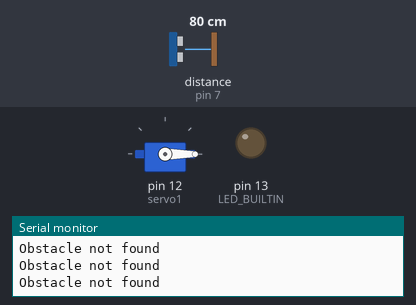
The sketch below on a simulated Arduino Uno, built with avr-gcc and run on an emulated ATmega328P. Shown: servo, output pins drawn as LEDs (lit = HIGH), the last lines printed to the serial monitor. Wiring (inferred from the names in the program): ultrasonic range finder: trigger pin 8; echo pin 7. Inputs (shaded band) come from the test bench; at power-on: distance to the obstacle (sensor on pin 7) 80 cm. The echo pulse lasts 58.3 µs per cm; pins used as bus, display or sensor lines are not drawn.

Above: at 1.2 s.
1.3 s: distance to the obstacle (sensor on pin 7) set to 13 cm
2.8 s: distance to the obstacle (sensor on pin 7) set to 10 cm
At 4.0 s:
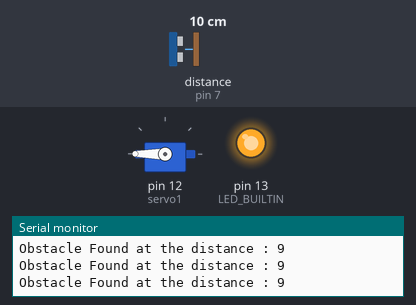
4.3 s: distance to the obstacle (sensor on pin 7) set to 18 cm
At 4.8 s:
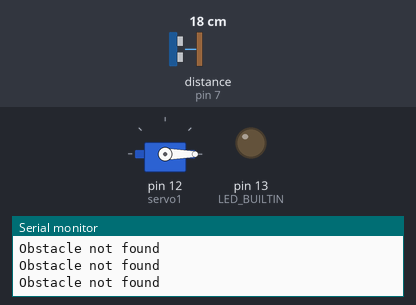
Timing chart, 0 to 7.3 s (numbered marks = the images above; inputs shaded):
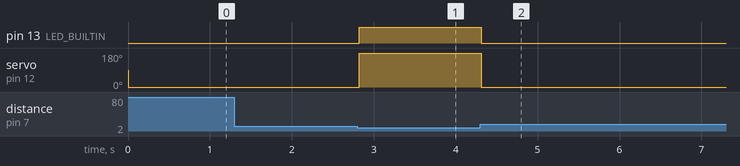

Measured:
- the behaviour switches between 12 and 11 cm on distance to the obstacle (sensor on pin 7) (found by bisection; images 0 and 1)
- after the input at 2.8 s, pin 13 (LED_BUILTIN): LOW → HIGH at once; servo on pin 12 (servo1): 0° → 180° at once
- after the input at 4.3 s, pin 13 (LED_BUILTIN): HIGH → LOW at once; servo on pin 12 (servo1): 180° → 0° at once

The sketch:

ultra4servo.ino
```cpp
#include <Servo.h>
Servo servo1;
int trigPin = 8;
int echoPin = 7;
long distance;
long duration;

void setup()
{
  Serial.begin(9600);
 servo1.attach(12);
 pinMode(trigPin, OUTPUT);
 pinMode(echoPin, INPUT);// put your setup code here, to run once:
 pinMode(LED_BUILTIN, OUTPUT);
}

void loop() {
  ultra();
  servo1.write(0);
  if(distance <= 10){
    servo1.write(180);
    Serial.print("Obstacle Found at the distance : ");
    Serial.print(distance);
    Serial.print("\n");
    digitalWrite(LED_BUILTIN, HIGH);
  }
    else
  {
    Serial.print("Obstacle not found \n");
    digitalWrite(LED_BUILTIN, LOW);
  }
  delay(50);
}

void ultra(){
  digitalWrite(trigPin, LOW);
  delayMicroseconds(2);
  digitalWrite(trigPin, HIGH);
  delayMicroseconds(10);
  digitalWrite(trigPin, LOW);
  duration = pulseIn(echoPin, HIGH);
  distance = duration*0.034/2;
  }
```
